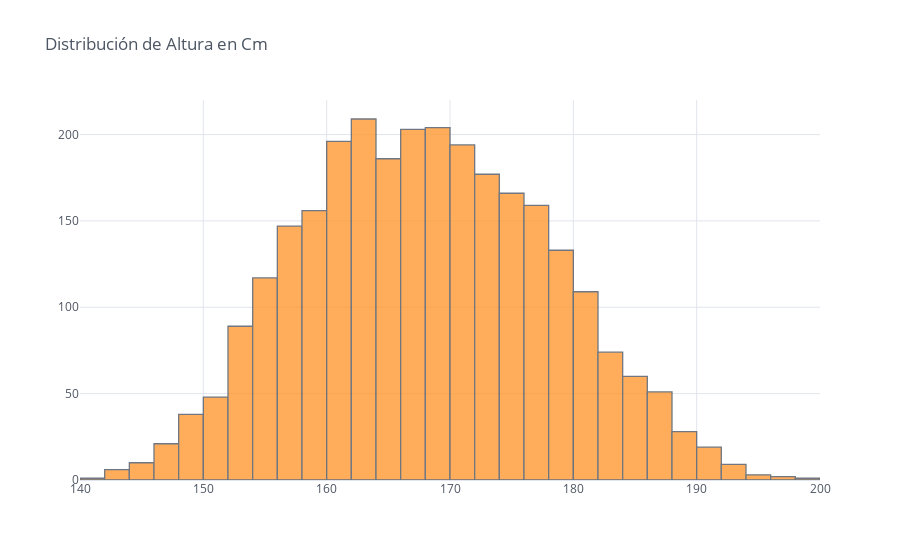

Notebook cell for this chart:
### Code cell
plt.rcParams["figure.figsize"] = (10,7)
nha['ALTURA_CM'].iplot(kind='histogram',bins=40,theme='White',title='Distribución de Altura en Cm')

### Figure 1 — Plotly figure (JSON) as saved in the notebook; plotly's stock layout.template omitted (floating-point values rounded to 4 significant figures; data arrays with more than 128 entries replaced by an {"elided": "..."} marker saying what was removed)
{"data": [{"histfunc": "count", "histnorm": "", "marker": {"color": "rgba(255, 153, 51, 1.0)", "line": {"color": "#4D5663", "width": 1.3}}, "name": "ALTURA_CM", "nbinsx": 40, "opacity": 0.8, "orientation": "v", "type": "histogram", "x": {"elided": "2816 float values"}}], "layout": {"barmode": "overlay", "legend": {"bgcolor": "#FFFFFF", "font": {"color": "#4D5663"}}, "paper_bgcolor": "#FFFFFF", "plot_bgcolor": "#FFFFFF", "title": {"font": {"color": "#4D5663"}, "text": "Distribución de Altura en Cm"}, "xaxis": {"gridcolor": "#E1E5ED", "showgrid": true, "tickfont": {"color": "#4D5663"}, "title": {"font": {"color": "#4D5663"}, "text": ""}, "zerolinecolor": "#E1E5ED"}, "yaxis": {"gridcolor": "#E1E5ED", "showgrid": true, "tickfont": {"color": "#4D5663"}, "title": {"font": {"color": "#4D5663"}, "text": ""}, "zerolinecolor": "#E1E5ED"}}}
